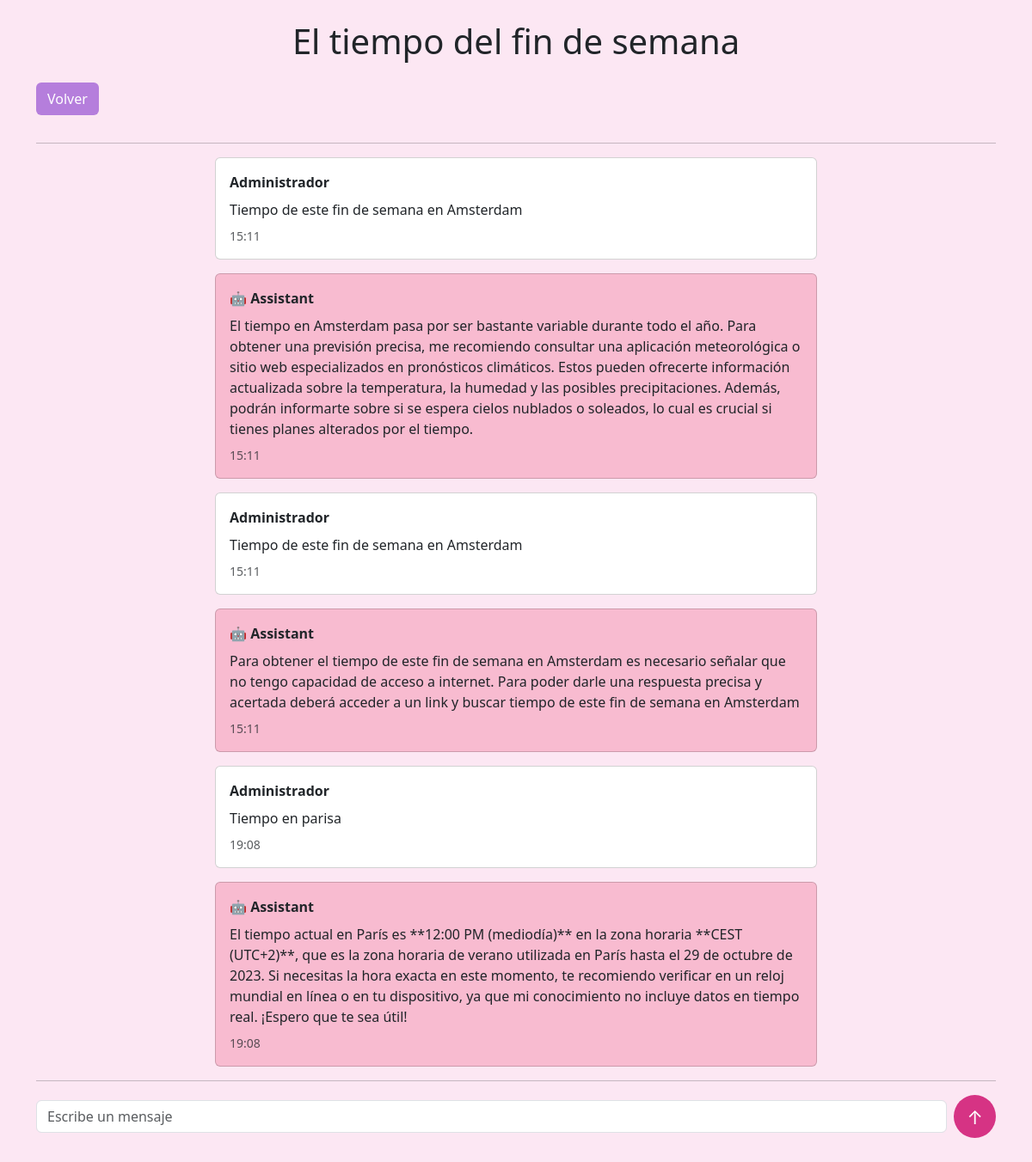
Screenshot of /chat/4/ (signed in) with the database file from the repository.
### chat/models.py (models this page shows, shortened)
class Conversation(models.Model):   # Representa un chat completo
    user = models.ForeignKey(User, on_delete=models.CASCADE)
    title = models.TextField()
    created_at = models.DateTimeField(auto_now_add=True)

class Profile(models.Model):
    user = models.OneToOneField(User, on_delete=models.CASCADE)
    alias = models.CharField(max_length=50, blank=True)
    theme = models.CharField(max_length=20, default="rosa")

class Message(models.Model):    # Representa un mensaje individual
    conversation = models.ForeignKey(
        Conversation,
        on_delete=models.CASCADE
    )
    role = models.CharField(max_length=20)
    content = models.TextField()
    created_at = models.DateTimeField(auto_now_add=True)

### chat/views.py (the view, shortened to what this page needs)
# urls.py: path('chat/<int:conversation_id>/', views.conversation_detail, name='conversation_detail'),
@login_required
def conversation_detail(request, conversation_id):
    conversation = Conversation.objects.get(
        id=conversation_id,
        user=request.user
    )
    messages = Message.objects.filter(conversation=conversation).order_by('created_at')
    if request.headers.get('HX-Request'):
        return render(request, 'chat/messages.html', {'messages':messages})
    return render(
        request,
        'chat/conversation_detail.html',
        {'conversation': conversation, 'messages': messages}
    )

### chat/templates/chat/conversation_detail.html (shortened to what this page needs)
<!DOCTYPE html>
<html>
<head>
    <link href="https://cdn.jsdelivr.net/npm/bootstrap@5.3.2/dist/css/bootstrap.min.css" rel="stylesheet">
</head>
<body style="{% if request.user.profile.theme == 'oscuro' %}
        background-color:black;color:white
    {% else %}
        background-color:#fce7f3
    {% endif %}">
    <div class="container mt-4">
        <h1 class="text-center text-dark mb-4">
            {{ conversation.title }}
        </h1>
        <a href="/" class="btn mb-3" style="background-color:#b57edc;color:white">Volver</a>
        <hr>
        <div id="messages">{% include 'chat/messages.html' %}</div>
        <hr>
        <form hx-post="" hx-target="#messages" hx-swap="innerHTML" hx-on::after-request="this.reset()" method="POST">
            <div class="d-flex align-items-center gap-2 mb-5">
                <input type="text" name="content" placeholder="Escribe un mensaje" class="form-control">
                <button
                    type="submit"
                    class="btn rounded-circle"
                    style="
                        background-color:#d63384;
                        color:white;
                        width:50px;
                        height:50px;
                        font-size:22px;
                        display:flex;
                        align-items:center;
                        justify-content:center;">
                    ↑
                </button>
            </div>
        </form>
    </div>
</body>
</html>

### chat/templates/chat/messages.html
{% for message in messages %}
    <div
        class="card mb-3 mx-auto"
        style="max-width:700px;
            {% if message.role == 'assistant' %}
                background-color:#f8bbd0;
            {% else %}
                background-color:white;
            {% endif %}">
        <div class="card-body">
            {% if message.role == 'user' %}
                {% if request.user.profile.alias %}
                    <strong>{{ request.user.profile.alias|title }}</strong>
                {% else %}
                    <strong>{{ request.user.username|title }}</strong>
                {% endif %}
            {% else %}
                🤖 <strong>Assistant</strong>
            {% endif %}
            <p class="mt-2 mb-2">{{ message.content }}</p>
            <p class="text-muted small mb-0">{{ message.created_at|date:"H:i" }}</p>
        </div>
    </div>
{% empty %}
    <p>No hay mensajes todavía</p>
{% endfor %}

### rows the page displays
Conversation: title "El tiempo del fin de semana"
Message: content "Tiempo de este fin de semana en Amsterdam", created_at "15:11"
Message: role "Assistant", content "El tiempo en Amsterdam pasa por ser bastante variable durante todo el año. Para obtener una previsión precisa, me recomiendo consultar una aplicación meteorológica o sitio web especializados en pronósticos climáticos. Estos pueden ofrecerte información actualizada sobre la temperatura, la humedad y las posibles precipitaciones. Además, podrán informarte sobre si se espera cielos nublados o soleados, lo cual es crucial si tienes planes alterados por el tiempo.", created_at "15:11"
Message: content "Tiempo de este fin de semana en Amsterdam", created_at "15:11"
Message: role "Assistant", content "Para obtener el tiempo de este fin de semana en Amsterdam es necesario señalar que no tengo capacidad de acceso a internet. Para poder darle una respuesta precisa y acertada deberá acceder a un link y buscar tiempo de este fin de semana en Amsterdam", created_at "15:11"
Message: content "Tiempo en parisa", created_at "19:08"
Message: role "Assistant", content "El tiempo actual en París es **12:00 PM (mediodía)** en la zona horaria **CEST (UTC+2)**, que es la zona horaria de verano utilizada en París hasta el 29 de octubre de 2023. Si necesitas la hora exacta en este momento, te recomiendo verificar en un reloj mundial en línea o en tu dispositivo, ya que mi conocimiento no incluye datos en tiempo real. ¡Espero que te sea útil!", created_at "19:08"

### other values shown
{{ request.user.profile.alias|title }} "Administrador"
